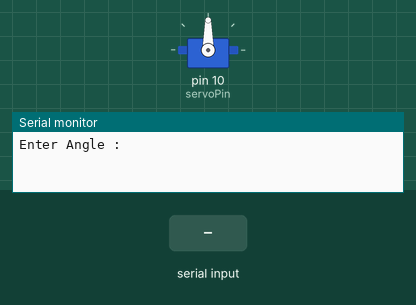
The sketch below on a simulated Arduino Uno, built with avr-gcc and run on an emulated ATmega328P. Parts: servo, the last lines printed to the serial monitor. The test bench sets the inputs (shaded band).

Above: at 1.2 s.
1.3 s: "30,150\n" received over Serial
At 2.9 s:
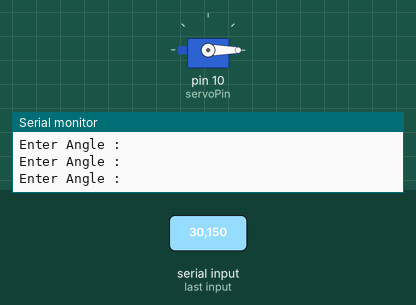
3.8 s: "90,45\n" received over Serial
At 4.6 s:
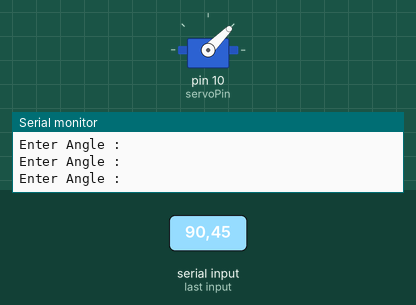
6.3 s: "200\n" received over Serial
At 7.0 s:
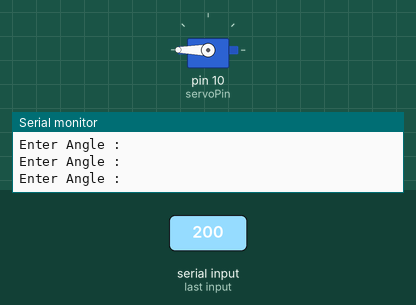
Timing chart, 0 to 9.3 s (numbered marks = the images above; inputs shaded):
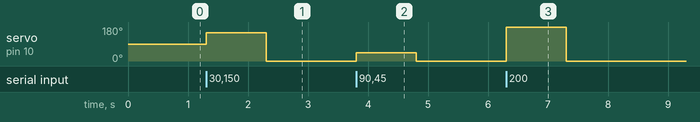

The sketch:

Servo_Motor.ino
```cpp
#include <Servo.h>
int servoPin = 10;
int servoPosition = 165;
int valueEntered;
Servo servo1;
void setup() {
  // put your setup code here, to run once:
Serial.begin(9600);
servo1.attach(servoPin);
}

void loop() {
  // put your main code here, to run repeatedly:
  Serial.println ("Enter Angle : ");
  while (Serial.available() == 0){
  }

  servoPosition = Serial.parseInt();
  servo1.write(servoPosition);
}
```

Measured:
- after the input at 1.3 s, servo on pin 10 (servoPin): 90° → 150° at once, → 0° 1.0 s later
- after the input at 3.8 s, servo on pin 10 (servoPin): 0° → 45° at once, → 0° 1.0 s later
- after the input at 6.3 s, servo on pin 10 (servoPin): 0° → 180° at once, → 0° 1.0 s later
